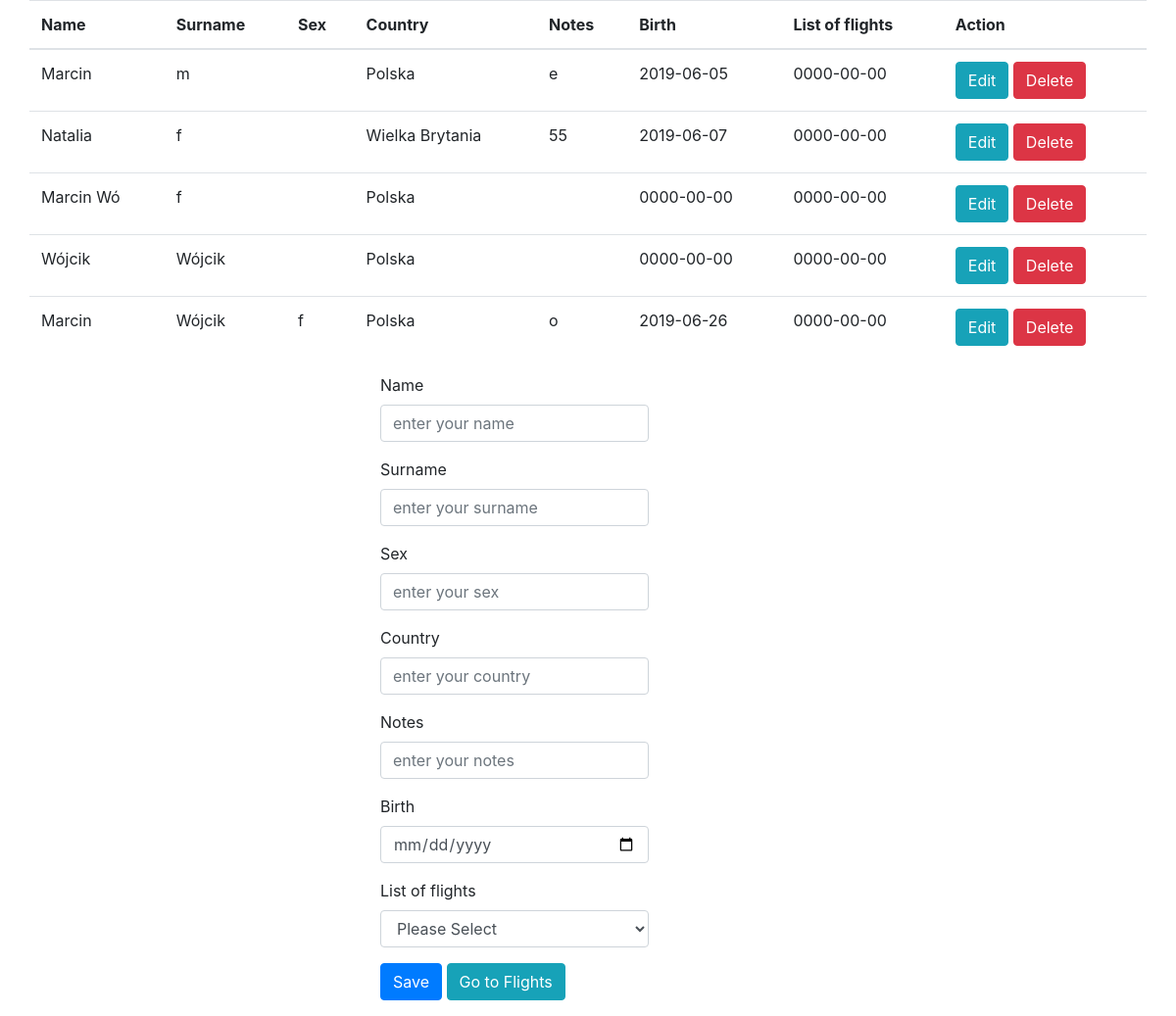
The page / on the database its author committed.
### tables this page shows
CREATE TABLE `turist` (
  `id` int(11) NOT NULL,
  `name` varchar(10) NOT NULL,
  `surname` varchar(10) NOT NULL,
  `sex` varchar(10) NOT NULL,
  `country` varchar(20) NOT NULL,
  `notes` varchar(50) NOT NULL,
  `birth` date NOT NULL,
  `flylist` date NOT NULL
);

### process.php (called while the page is built, shortened)
<?php
$update = FALSE;
$name = '';
$surname = '';
$country = '';
$notes = '';
$birth = '';
?>

### index.php (the view, shortened to what this page needs)
<!doctype html>
<html>
   <head lang="en">
      <link rel="stylesheet" href="style.css" type="text/css" />
      <link rel="stylesheet" href="https://stackpath.bootstrapcdn.com/bootstrap/4.3.1/css/bootstrap.min.css">
   </head>
   <body>
        <?php require_once 'process.php';  ?>
        <div class = "container">
        <?php
                    $mysql = new mysqli('localhost', 'root', '', 'loty') or die(mysqli_error($mysql));
                    $result = $mysql->query("SELECT * FROM turist") or
                    die($mysql->error);
        ?>
                <div class="row justify-content-center">
                    <table class="table">
                        <thead>
                            <tr>
                                <th>Name</th>
                                <th>Surname</th>
                                <th>Sex</th>
                                <th>Country</th>
                                <th>Notes</th>
                                <th>Birth</th>
                                <th>List of flights</th>
                                <th colspan ="2">Action</th>
                            </tr>
                        </thead>
                        <?php
                        while($row = $result->fetch_assoc()){ ?>
                            <tr>
                                <td><?php echo $row['name'] ?></td>
                                <td><?php echo $row['surname'] ?></td>
                                <td><?php echo $row['sex'] ?></td>
                                <td><?php echo $row['country'] ?></td>
                                <td><?php echo $row['notes'] ?></td>
                                <td><?php echo $row['birth'] ?></td>
                                <td><?php echo $row['flylist'] ?></td>
                                <td><a href ="index.php?edit=<?php echo $row['id']; ?>"
                                    class="btn btn-info" >Edit</a>
                                    <a href ="index.php?delete=<?php echo $row['id']; ?>"
                                    class="btn btn-danger" >Delete</a>
                                </td>
                            </tr>
                        <?php } ?>
                    </table>
                </div>
            <div class="row justify-content-center">
                <form action="process.php" method="POST">
                        <div class="form-group">
                        <label>Name</label>
                        <input type="text" name="name" class="form-control" value="<?php echo $name; ?>" placeholder="enter your name">
                        </div>
                        <div class="form-group">
                        <label>Surname</label>
                        <input type="text" name="surname" class="form-control"  value="<?php echo $surname; ?>" placeholder="enter your surname">
                        </div>
                        <div class="form-group">
                        <label>Sex</label>
                        <input type="text" name="sex" class="form-control"  value="<?php echo $surname; ?>" placeholder="enter your sex">
                        </div>
                        <div class="form-group">
                        <label>Country</label>
                        <input type="text" name="country" class="form-control"  value="<?php echo $country; ?>" placeholder="enter your country">
                        </div>
                        <div class="form-group">
                        <label>Notes</label>
                        <input type="text" name="notes" class="form-control"  value="<?php echo $notes; ?>" placeholder="enter your notes">
                        </div>
                        <div class="form-group">
                        <label>Birth</label>
                        <input type="date" name="birth" class="form-control"  value="<?php echo $birth; ?>" placeholder="enter your birthdate">
                        </div>
                        <div class="form-group">
                        <label>List of flights</label>
                        <select class="form-control">
                        <option  name="flylist">Please Select</option>
                        </select>
                        </div>
                        <div class="form-group">
                        <?php
                            if ($update==TRUE):
                        ?>
                        <button type="submit" name="update" class="btn btn-info">Update</button>
                        <a href ="index.php" class="btn btn-primary" >Back</a>
                            <?php  else: ?>
                        <button type="submit" name="save" class="btn btn-primary">Save</button>
                        <a href ="flights.php" class="btn btn-info" >Go to Flights</a>
                        <?php endif ?>
                        </div>
                    </form>
            </div>
            </div>
   </body>
</html>

### style.css (style rules this page uses)
form { display:inline-block; margin-right: 150px; }

### rows shown on the page
turist: name "Marcin", surname "m", country "Polska", notes "e", birth "2019-06-05", flylist "0000-00-00"
turist: name "Natalia", surname "f", country "Wielka Brytania", notes "55", birth "2019-06-07", flylist "0000-00-00"
turist: name "Marcin Wó", surname "f", country "Polska", birth "0000-00-00", flylist "0000-00-00"
turist: name "Wójcik", surname "Wójcik", country "Polska", birth "0000-00-00", flylist "0000-00-00"
turist: name "Marcin", surname "Wójcik", sex "f", country "Polska", notes "o", birth "2019-06-26", flylist "0000-00-00"
